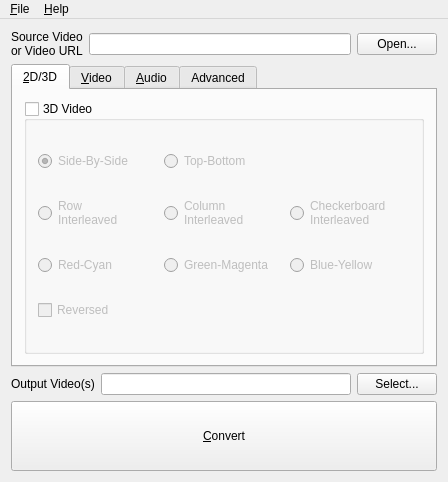
<?xml version="1.0" encoding="UTF-8"?>
<ui version="4.0">
 <class>Q3DSEncodeGUI</class>
 <widget class="QMainWindow" name="Q3DSEncodeGUI">
  <property name="geometry">
   <rect>
    <x>0</x>
    <y>0</y>
    <width>431</width>
    <height>482</height>
   </rect>
  </property>
  <property name="acceptDrops">
   <bool>true</bool>
  </property>
  <property name="windowTitle">
   <string>3DSEncodeGUI</string>
  </property>
  <property name="locale">
   <locale language="English" country="UnitedStates"/>
  </property>
  <widget class="QWidget" name="centralWidget">
   <layout class="QVBoxLayout" name="verticalLayout">
    <item>
     <layout class="QHBoxLayout" name="hlSourceVideo">
      <property name="sizeConstraint">
       <enum>QLayout::SetDefaultConstraint</enum>
      </property>
      <item>
       <widget class="QLabel" name="lblSourceVideo">
        <property name="sizePolicy">
         <sizepolicy hsizetype="Preferred" vsizetype="Preferred">
          <horstretch>0</horstretch>
          <verstretch>0</verstretch>
         </sizepolicy>
        </property>
        <property name="text">
         <string>Source Video
or Video URL</string>
        </property>
       </widget>
      </item>
      <item>
       <widget class="QLineEdit" name="txtSourceVideo"/>
      </item>
      <item>
       <widget class="QPushButton" name="btnSourceVideo">
        <property name="sizePolicy">
         <sizepolicy hsizetype="Fixed" vsizetype="Fixed">
          <horstretch>0</horstretch>
          <verstretch>0</verstretch>
         </sizepolicy>
        </property>
        <property name="text">
         <string>Open...</string>
        </property>
       </widget>
      </item>
     </layout>
    </item>
    <item>
     <widget class="QTabWidget" name="twOptions">
      <property name="sizePolicy">
       <sizepolicy hsizetype="MinimumExpanding" vsizetype="MinimumExpanding">
        <horstretch>0</horstretch>
        <verstretch>0</verstretch>
       </sizepolicy>
      </property>
      <property name="currentIndex">
       <number>0</number>
      </property>
      <widget class="QWidget" name="tab2D3D">
       <attribute name="title">
        <string>&amp;2D/3D</string>
       </attribute>
       <layout class="QVBoxLayout" name="verticalLayout_2">
        <item>
         <widget class="QGroupBox" name="gbVideoType">
          <property name="enabled">
           <bool>true</bool>
          </property>
          <property name="sizePolicy">
           <sizepolicy hsizetype="MinimumExpanding" vsizetype="MinimumExpanding">
            <horstretch>0</horstretch>
            <verstretch>0</verstretch>
           </sizepolicy>
          </property>
          <property name="minimumSize">
           <size>
            <width>400</width>
            <height>0</height>
           </size>
          </property>
          <property name="title">
           <string>3D Video</string>
          </property>
          <property name="checkable">
           <bool>true</bool>
          </property>
          <property name="checked">
           <bool>false</bool>
          </property>
          <layout class="QGridLayout" name="gridLayout">
           <item row="0" column="0">
            <widget class="QRadioButton" name="radSideBySide">
             <property name="text">
              <string>Side-By-Side</string>
             </property>
             <property name="checked">
              <bool>true</bool>
             </property>
            </widget>
           </item>
           <item row="0" column="1">
            <widget class="QRadioButton" name="radTopBottom">
             <property name="text">
              <string>Top-Bottom</string>
             </property>
            </widget>
           </item>
           <item row="1" column="0">
            <widget class="QRadioButton" name="radRowInterleaved">
             <property name="enabled">
              <bool>false</bool>
             </property>
             <property name="text">
              <string>Row
Interleaved</string>
             </property>
             <property name="checkable">
              <bool>true</bool>
             </property>
            </widget>
           </item>
           <item row="1" column="1">
            <widget class="QRadioButton" name="radColumnInterleaved">
             <property name="enabled">
              <bool>false</bool>
             </property>
             <property name="text">
              <string>Column
Interleaved</string>
             </property>
             <property name="checkable">
              <bool>true</bool>
             </property>
            </widget>
           </item>
           <item row="1" column="2">
            <widget class="QRadioButton" name="radCheckerboardInterleaved">
             <property name="enabled">
              <bool>false</bool>
             </property>
             <property name="text">
              <string>Checkerboard
Interleaved</string>
             </property>
             <property name="checkable">
              <bool>true</bool>
             </property>
            </widget>
           </item>
           <item row="2" column="0">
            <widget class="QRadioButton" name="radRedCyan">
             <property name="text">
              <string>Red-Cyan</string>
             </property>
            </widget>
           </item>
           <item row="2" column="1">
            <widget class="QRadioButton" name="radGreenMagenta">
             <property name="text">
              <string>Green-Magenta</string>
             </property>
            </widget>
           </item>
           <item row="2" column="2">
            <widget class="QRadioButton" name="radBlueYellow">
             <property name="text">
              <string>Blue-Yellow</string>
             </property>
            </widget>
           </item>
           <item row="3" column="0">
            <widget class="QCheckBox" name="chkReversed">
             <property name="text">
              <string>Reversed</string>
             </property>
            </widget>
           </item>
          </layout>
         </widget>
        </item>
       </layout>
      </widget>
      <widget class="QWidget" name="tabVideo">
       <attribute name="title">
        <string>&amp;Video</string>
       </attribute>
       <layout class="QVBoxLayout" name="verticalLayout_7">
        <item>
         <layout class="QHBoxLayout" name="hlVideo">
          <item>
           <layout class="QVBoxLayout" name="vlCompressionFPSResolution">
            <property name="topMargin">
             <number>0</number>
            </property>
            <property name="bottomMargin">
             <number>0</number>
            </property>
            <item>
             <spacer name="vsVideoTop">
              <property name="orientation">
               <enum>Qt::Vertical</enum>
              </property>
              <property name="sizeHint" stdset="0">
               <size>
                <width>20</width>
                <height>40</height>
               </size>
              </property>
             </spacer>
            </item>
            <item>
             <layout class="QHBoxLayout" name="hlCompression">
              <item>
               <widget class="QLabel" name="lblCompression">
                <property name="sizePolicy">
                 <sizepolicy hsizetype="Fixed" vsizetype="Preferred">
                  <horstretch>0</horstretch>
                  <verstretch>0</verstretch>
                 </sizepolicy>
                </property>
                <property name="minimumSize">
                 <size>
                  <width>50</width>
                  <height>0</height>
                 </size>
                </property>
                <property name="text">
                 <string>Compression</string>
                </property>
               </widget>
              </item>
              <item>
               <widget class="QSpinBox" name="spnCompression">
                <property name="sizePolicy">
                 <sizepolicy hsizetype="Fixed" vsizetype="Fixed">
                  <horstretch>0</horstretch>
                  <verstretch>0</verstretch>
                 </sizepolicy>
                </property>
                <property name="minimumSize">
                 <size>
                  <width>80</width>
                  <height>0</height>
                 </size>
                </property>
                <property name="minimum">
                 <number>1</number>
                </property>
                <property name="maximum">
                 <number>31</number>
                </property>
                <property name="value">
                 <number>10</number>
                </property>
               </widget>
              </item>
             </layout>
            </item>
            <item>
             <layout class="QVBoxLayout" name="vlCompressionSlider">
              <property name="topMargin">
               <number>0</number>
              </property>
              <property name="bottomMargin">
               <number>0</number>
              </property>
              <item>
               <widget class="QSlider" name="sldQuality">
                <property name="styleSheet">
                 <string notr="true"/>
                </property>
                <property name="minimum">
                 <number>1</number>
                </property>
                <property name="maximum">
                 <number>31</number>
                </property>
                <property name="pageStep">
                 <number>3</number>
                </property>
                <property name="value">
                 <number>10</number>
                </property>
                <property name="orientation">
                 <enum>Qt::Horizontal</enum>
                </property>
                <property name="tickPosition">
                 <enum>QSlider::TicksBelow</enum>
                </property>
                <property name="tickInterval">
                 <number>30</number>
                </property>
               </widget>
              </item>
              <item>
               <layout class="QHBoxLayout" name="hlCompressionSliderLabels">
                <property name="topMargin">
                 <number>0</number>
                </property>
                <property name="bottomMargin">
                 <number>0</number>
                </property>
                <item>
                 <widget class="QLabel" name="lblCompressionBestQuality">
                  <property name="text">
                   <string>Best Quality</string>
                  </property>
                 </widget>
                </item>
                <item>
                 <spacer name="hsCompressionCenter">
                  <property name="orientation">
                   <enum>Qt::Horizontal</enum>
                  </property>
                  <property name="sizeHint" stdset="0">
                   <size>
                    <width>40</width>
                    <height>20</height>
                   </size>
                  </property>
                 </spacer>
                </item>
                <item>
                 <widget class="QLabel" name="lblCompressionSmallerSize">
                  <property name="text">
                   <string>Smaller size</string>
                  </property>
                 </widget>
                </item>
               </layout>
              </item>
             </layout>
            </item>
            <item>
             <spacer name="vsVideoCenter">
              <property name="orientation">
               <enum>Qt::Vertical</enum>
              </property>
              <property name="sizeHint" stdset="0">
               <size>
                <width>20</width>
                <height>40</height>
               </size>
              </property>
             </spacer>
            </item>
            <item>
             <layout class="QFormLayout" name="flFPSResolution">
              <property name="fieldGrowthPolicy">
               <enum>QFormLayout::ExpandingFieldsGrow</enum>
              </property>
              <property name="labelAlignment">
               <set>Qt::AlignRight|Qt::AlignTrailing|Qt::AlignVCenter</set>
              </property>
              <property name="formAlignment">
               <set>Qt::AlignCenter</set>
              </property>
              <item row="0" column="0">
               <widget class="QLabel" name="lblFPS">
                <property name="sizePolicy">
                 <sizepolicy hsizetype="Preferred" vsizetype="Preferred">
                  <horstretch>0</horstretch>
                  <verstretch>0</verstretch>
                 </sizepolicy>
                </property>
                <property name="minimumSize">
                 <size>
                  <width>0</width>
                  <height>0</height>
                 </size>
                </property>
                <property name="text">
                 <string>FPS</string>
                </property>
               </widget>
              </item>
              <item row="0" column="1">
               <widget class="QComboBox" name="cmbFPS">
                <property name="sizePolicy">
                 <sizepolicy hsizetype="Fixed" vsizetype="Fixed">
                  <horstretch>0</horstretch>
                  <verstretch>0</verstretch>
                 </sizepolicy>
                </property>
                <property name="minimumSize">
                 <size>
                  <width>92</width>
                  <height>0</height>
                 </size>
                </property>
                <property name="editable">
                 <bool>true</bool>
                </property>
                <property name="currentIndex">
                 <number>3</number>
                </property>
                <property name="insertPolicy">
                 <enum>QComboBox::InsertAlphabetically</enum>
                </property>
                <item>
                 <property name="text">
                  <string>10fps</string>
                 </property>
                </item>
                <item>
                 <property name="text">
                  <string>12fps</string>
                 </property>
                </item>
                <item>
                 <property name="text">
                  <string>15fps</string>
                 </property>
                </item>
                <item>
                 <property name="text">
                  <string>20fps</string>
                 </property>
                </item>
                <item>
                 <property name="text">
                  <string>24fps</string>
                 </property>
                </item>
               </widget>
              </item>
              <item row="1" column="0">
               <widget class="QLabel" name="lblResolution">
                <property name="text">
                 <string>Resolution</string>
                </property>
               </widget>
              </item>
              <item row="1" column="1">
               <widget class="QComboBox" name="cmbResolution">
                <property name="minimumSize">
                 <size>
                  <width>92</width>
                  <height>0</height>
                 </size>
                </property>
                <property name="currentIndex">
                 <number>1</number>
                </property>
                <item>
                 <property name="text">
                  <string>400x240</string>
                 </property>
                </item>
                <item>
                 <property name="text">
                  <string>480x240</string>
                 </property>
                </item>
               </widget>
              </item>
             </layout>
            </item>
            <item>
             <spacer name="vsVideoBottom">
              <property name="orientation">
               <enum>Qt::Vertical</enum>
              </property>
              <property name="sizeHint" stdset="0">
               <size>
                <width>20</width>
                <height>40</height>
               </size>
              </property>
             </spacer>
            </item>
           </layout>
          </item>
          <item>
           <widget class="QGroupBox" name="gbCrop">
            <property name="sizePolicy">
             <sizepolicy hsizetype="MinimumExpanding" vsizetype="Preferred">
              <horstretch>0</horstretch>
              <verstretch>0</verstretch>
             </sizepolicy>
            </property>
            <property name="minimumSize">
             <size>
              <width>152</width>
              <height>141</height>
             </size>
            </property>
            <property name="title">
             <string>Crop</string>
            </property>
            <property name="alignment">
             <set>Qt::AlignCenter</set>
            </property>
            <property name="checkable">
             <bool>true</bool>
            </property>
            <property name="checked">
             <bool>false</bool>
            </property>
            <layout class="QFormLayout" name="formLayout_2">
             <property name="formAlignment">
              <set>Qt::AlignCenter</set>
             </property>
             <item row="0" column="0">
              <widget class="QLabel" name="lblTop">
               <property name="text">
                <string>Top</string>
               </property>
              </widget>
             </item>
             <item row="0" column="1">
              <widget class="QSpinBox" name="spnCropTop">
               <property name="suffix">
                <string>px</string>
               </property>
               <property name="maximum">
                <number>10000</number>
               </property>
              </widget>
             </item>
             <item row="1" column="0">
              <widget class="QLabel" name="lblRight">
               <property name="text">
                <string>Right</string>
               </property>
              </widget>
             </item>
             <item row="1" column="1">
              <widget class="QSpinBox" name="spnCropRight">
               <property name="suffix">
                <string>px</string>
               </property>
               <property name="maximum">
                <number>10000</number>
               </property>
              </widget>
             </item>
             <item row="2" column="0">
              <widget class="QLabel" name="lblBottom">
               <property name="text">
                <string>Bottom</string>
               </property>
              </widget>
             </item>
             <item row="2" column="1">
              <widget class="QSpinBox" name="spnCropBottom">
               <property name="suffix">
                <string>px</string>
               </property>
               <property name="maximum">
                <number>10000</number>
               </property>
              </widget>
             </item>
             <item row="3" column="0">
              <widget class="QLabel" name="lblLeft">
               <property name="text">
                <string>Left</string>
               </property>
              </widget>
             </item>
             <item row="3" column="1">
              <widget class="QSpinBox" name="spnCropLeft">
               <property name="suffix">
                <string>px</string>
               </property>
               <property name="maximum">
                <number>10000</number>
               </property>
              </widget>
             </item>
            </layout>
           </widget>
          </item>
         </layout>
        </item>
       </layout>
      </widget>
      <widget class="QWidget" name="tabAudio">
       <attribute name="title">
        <string>&amp;Audio</string>
       </attribute>
       <layout class="QVBoxLayout" name="verticalLayout_4">
        <item>
         <layout class="QHBoxLayout" name="hlAudio">
          <item>
           <spacer name="hsAudioLeft">
            <property name="orientation">
             <enum>Qt::Horizontal</enum>
            </property>
            <property name="sizeHint" stdset="0">
             <size>
              <width>40</width>
              <height>20</height>
             </size>
            </property>
           </spacer>
          </item>
          <item>
           <layout class="QGridLayout" name="glAudio">
            <item row="0" column="0">
             <widget class="QLabel" name="lblSampleRate">
              <property name="minimumSize">
               <size>
                <width>88</width>
                <height>16</height>
               </size>
              </property>
              <property name="text">
               <string>Sample Rate</string>
              </property>
             </widget>
            </item>
            <item row="0" column="1">
             <widget class="QComboBox" name="cmbSampleRate">
              <property name="sizePolicy">
               <sizepolicy hsizetype="Preferred" vsizetype="Fixed">
                <horstretch>0</horstretch>
                <verstretch>0</verstretch>
               </sizepolicy>
              </property>
              <property name="editable">
               <bool>false</bool>
              </property>
              <property name="currentIndex">
               <number>1</number>
              </property>
              <property name="insertPolicy">
               <enum>QComboBox::InsertAlphabetically</enum>
              </property>
              <item>
               <property name="text">
                <string>22.05KHz</string>
               </property>
              </item>
              <item>
               <property name="text">
                <string>44.1KHz</string>
               </property>
              </item>
              <item>
               <property name="text">
                <string>48KHz</string>
               </property>
              </item>
              <item>
               <property name="text">
                <string>96KHz</string>
               </property>
              </item>
             </widget>
            </item>
            <item row="1" column="0">
             <widget class="QLabel" name="lblAudioBitrate">
              <property name="text">
               <string>Bitrate</string>
              </property>
             </widget>
            </item>
            <item row="1" column="1">
             <widget class="QComboBox" name="cmbAudioBitrate">
              <property name="editable">
               <bool>true</bool>
              </property>
              <property name="currentIndex">
               <number>0</number>
              </property>
              <item>
               <property name="text">
                <string>64Kbps</string>
               </property>
              </item>
              <item>
               <property name="text">
                <string>96Kbps</string>
               </property>
              </item>
              <item>
               <property name="text">
                <string>128Kbps</string>
               </property>
              </item>
              <item>
               <property name="text">
                <string>196Kbps</string>
               </property>
              </item>
             </widget>
            </item>
            <item row="2" column="0">
             <widget class="QLabel" name="lblChannels">
              <property name="text">
               <string>Channels</string>
              </property>
             </widget>
            </item>
            <item row="2" column="1">
             <widget class="QComboBox" name="cmbChannels">
              <property name="currentIndex">
               <number>1</number>
              </property>
              <property name="frame">
               <bool>true</bool>
              </property>
              <item>
               <property name="text">
                <string>1 - Mono</string>
               </property>
              </item>
              <item>
               <property name="text">
                <string>2 - Stereo</string>
               </property>
              </item>
             </widget>
            </item>
           </layout>
          </item>
          <item>
           <spacer name="hsAudioRight">
            <property name="orientation">
             <enum>Qt::Horizontal</enum>
            </property>
            <property name="sizeHint" stdset="0">
             <size>
              <width>40</width>
              <height>20</height>
             </size>
            </property>
           </spacer>
          </item>
         </layout>
        </item>
       </layout>
      </widget>
      <widget class="QWidget" name="tabAdvanced">
       <attribute name="title">
        <string>Advanced</string>
       </attribute>
       <layout class="QVBoxLayout" name="verticalLayout_5">
        <item>
         <spacer name="vsAdvancedTop">
          <property name="orientation">
           <enum>Qt::Vertical</enum>
          </property>
          <property name="sizeHint" stdset="0">
           <size>
            <width>20</width>
            <height>40</height>
           </size>
          </property>
         </spacer>
        </item>
        <item>
         <layout class="QVBoxLayout" name="vlAdvanced">
          <item>
           <layout class="QFormLayout" name="formLayout">
            <property name="labelAlignment">
             <set>Qt::AlignRight|Qt::AlignTrailing|Qt::AlignVCenter</set>
            </property>
            <property name="formAlignment">
             <set>Qt::AlignCenter</set>
            </property>
            <item row="0" column="0">
             <widget class="QLabel" name="lblCreated">
              <property name="minimumSize">
               <size>
                <width>31</width>
                <height>0</height>
               </size>
              </property>
              <property name="text">
               <string>Date</string>
              </property>
             </widget>
            </item>
            <item row="0" column="1">
             <widget class="QDateTimeEdit" name="datCreated">
              <property name="displayFormat">
               <string>yyyy-MM-dd hh:mm</string>
              </property>
              <property name="calendarPopup">
               <bool>true</bool>
              </property>
             </widget>
            </item>
            <item row="1" column="0">
             <widget class="QLabel" name="lblThreads">
              <property name="text">
               <string>Threads</string>
              </property>
             </widget>
            </item>
            <item row="1" column="1">
             <widget class="QComboBox" name="cmbThreads">
              <property name="minimumSize">
               <size>
                <width>151</width>
                <height>0</height>
               </size>
              </property>
             </widget>
            </item>
           </layout>
          </item>
          <item>
           <layout class="QHBoxLayout" name="hlAdvanced">
            <item>
             <spacer name="hsSplitLeft">
              <property name="orientation">
               <enum>Qt::Horizontal</enum>
              </property>
              <property name="sizeHint" stdset="0">
               <size>
                <width>40</width>
                <height>20</height>
               </size>
              </property>
             </spacer>
            </item>
            <item>
             <widget class="QCheckBox" name="chkSplit">
              <property name="enabled">
               <bool>false</bool>
              </property>
              <property name="text">
               <string>Split in 10 minute videos</string>
              </property>
              <property name="checked">
               <bool>true</bool>
              </property>
             </widget>
            </item>
            <item>
             <spacer name="hsSplitRight">
              <property name="orientation">
               <enum>Qt::Horizontal</enum>
              </property>
              <property name="sizeHint" stdset="0">
               <size>
                <width>40</width>
                <height>20</height>
               </size>
              </property>
             </spacer>
            </item>
           </layout>
          </item>
         </layout>
        </item>
        <item>
         <spacer name="vsAdvancedBottom">
          <property name="orientation">
           <enum>Qt::Vertical</enum>
          </property>
          <property name="sizeHint" stdset="0">
           <size>
            <width>20</width>
            <height>40</height>
           </size>
          </property>
         </spacer>
        </item>
       </layout>
      </widget>
     </widget>
    </item>
    <item>
     <layout class="QHBoxLayout" name="hlOutputVideo">
      <property name="sizeConstraint">
       <enum>QLayout::SetFixedSize</enum>
      </property>
      <item>
       <widget class="QLabel" name="lblOutputVideo">
        <property name="sizePolicy">
         <sizepolicy hsizetype="Preferred" vsizetype="Preferred">
          <horstretch>0</horstretch>
          <verstretch>0</verstretch>
         </sizepolicy>
        </property>
        <property name="text">
         <string>Output Video(s)</string>
        </property>
       </widget>
      </item>
      <item>
       <widget class="QLineEdit" name="txtOutputVideo"/>
      </item>
      <item>
       <widget class="QPushButton" name="btnOutputVideo">
        <property name="sizePolicy">
         <sizepolicy hsizetype="Fixed" vsizetype="Fixed">
          <horstretch>0</horstretch>
          <verstretch>0</verstretch>
         </sizepolicy>
        </property>
        <property name="text">
         <string>Select...</string>
        </property>
       </widget>
      </item>
     </layout>
    </item>
    <item>
     <widget class="QPushButton" name="btnConvert">
      <property name="sizePolicy">
       <sizepolicy hsizetype="Minimum" vsizetype="Fixed">
        <horstretch>0</horstretch>
        <verstretch>0</verstretch>
       </sizepolicy>
      </property>
      <property name="minimumSize">
       <size>
        <width>0</width>
        <height>70</height>
       </size>
      </property>
      <property name="text">
       <string>&amp;Convert</string>
      </property>
     </widget>
    </item>
   </layout>
  </widget>
  <widget class="QMenuBar" name="menuBar">
   <property name="geometry">
    <rect>
     <x>0</x>
     <y>0</y>
     <width>431</width>
     <height>21</height>
    </rect>
   </property>
   <widget class="QMenu" name="menuFile">
    <property name="title">
     <string>&amp;File</string>
    </property>
    <addaction name="actionOpen"/>
    <addaction name="actionSaveTo"/>
    <addaction name="actionConvert"/>
    <addaction name="separator"/>
    <addaction name="actionQuit"/>
   </widget>
   <widget class="QMenu" name="menuHelp">
    <property name="title">
     <string>&amp;Help</string>
    </property>
    <addaction name="actionTutorial"/>
    <addaction name="actionLanguage"/>
    <addaction name="actionAbout"/>
   </widget>
   <addaction name="menuFile"/>
   <addaction name="menuHelp"/>
  </widget>
  <action name="actionOpen">
   <property name="text">
    <string>&amp;Open...</string>
   </property>
   <property name="toolTip">
    <string>Open source video file</string>
   </property>
   <property name="shortcut">
    <string>Ctrl+O</string>
   </property>
  </action>
  <action name="actionSaveTo">
   <property name="text">
    <string>&amp;Save to...</string>
   </property>
   <property name="toolTip">
    <string>Set output video file</string>
   </property>
   <property name="shortcut">
    <string>Ctrl+S</string>
   </property>
  </action>
  <action name="actionConvert">
   <property name="text">
    <string>&amp;Convert</string>
   </property>
   <property name="toolTip">
    <string>Start convertion process</string>
   </property>
   <property name="shortcut">
    <string>Ctrl+T</string>
   </property>
  </action>
  <action name="actionQuit">
   <property name="text">
    <string>&amp;Quit</string>
   </property>
   <property name="toolTip">
    <string>Close the application</string>
   </property>
   <property name="shortcut">
    <string>Ctrl+Q</string>
   </property>
  </action>
  <action name="actionTutorial">
   <property name="enabled">
    <bool>true</bool>
   </property>
   <property name="text">
    <string>&amp;Tutorial</string>
   </property>
   <property name="toolTip">
    <string>Open the program tutorial</string>
   </property>
  </action>
  <action name="actionLanguage">
   <property name="text">
    <string>&amp;Language</string>
   </property>
   <property name="toolTip">
    <string>Change the program language</string>
   </property>
   <property name="shortcut">
    <string>Ctrl+L</string>
   </property>
  </action>
  <action name="actionAbout">
   <property name="text">
    <string>&amp;About</string>
   </property>
   <property name="toolTip">
    <string>About 3DSEncoderGUI</string>
   </property>
  </action>
 </widget>
 <layoutdefault spacing="6" margin="11"/>
 <tabstops>
  <tabstop>txtSourceVideo</tabstop>
  <tabstop>btnSourceVideo</tabstop>
  <tabstop>twOptions</tabstop>
  <tabstop>gbVideoType</tabstop>
  <tabstop>radSideBySide</tabstop>
  <tabstop>radTopBottom</tabstop>
  <tabstop>radRowInterleaved</tabstop>
  <tabstop>radColumnInterleaved</tabstop>
  <tabstop>radCheckerboardInterleaved</tabstop>
  <tabstop>chkReversed</tabstop>
  <tabstop>spnCompression</tabstop>
  <tabstop>sldQuality</tabstop>
  <tabstop>gbCrop</tabstop>
  <tabstop>spnCropTop</tabstop>
  <tabstop>spnCropRight</tabstop>
  <tabstop>spnCropBottom</tabstop>
  <tabstop>spnCropLeft</tabstop>
  <tabstop>cmbSampleRate</tabstop>
  <tabstop>cmbAudioBitrate</tabstop>
  <tabstop>cmbChannels</tabstop>
  <tabstop>txtOutputVideo</tabstop>
  <tabstop>btnOutputVideo</tabstop>
  <tabstop>btnConvert</tabstop>
 </tabstops>
 <resources/>
 <connections>
  <connection>
   <sender>actionQuit</sender>
   <signal>triggered()</signal>
   <receiver>Q3DSEncodeGUI</receiver>
   <slot>close()</slot>
   <hints>
    <hint type="sourcelabel">
     <x>-1</x>
     <y>-1</y>
    </hint>
    <hint type="destinationlabel">
     <x>199</x>
     <y>149</y>
    </hint>
   </hints>
  </connection>
  <connection>
   <sender>btnSourceVideo</sender>
   <signal>clicked()</signal>
   <receiver>actionOpen</receiver>
   <slot>trigger()</slot>
   <hints>
    <hint type="sourcelabel">
     <x>389</x>
     <y>37</y>
    </hint>
    <hint type="destinationlabel">
     <x>-1</x>
     <y>-1</y>
    </hint>
   </hints>
  </connection>
  <connection>
   <sender>btnOutputVideo</sender>
   <signal>clicked()</signal>
   <receiver>actionSaveTo</receiver>
   <slot>trigger()</slot>
   <hints>
    <hint type="sourcelabel">
     <x>386</x>
     <y>355</y>
    </hint>
    <hint type="destinationlabel">
     <x>-1</x>
     <y>-1</y>
    </hint>
   </hints>
  </connection>
  <connection>
   <sender>sldQuality</sender>
   <signal>valueChanged(int)</signal>
   <receiver>spnCompression</receiver>
   <slot>setValue(int)</slot>
   <hints>
    <hint type="sourcelabel">
     <x>151</x>
     <y>192</y>
    </hint>
    <hint type="destinationlabel">
     <x>146</x>
     <y>134</y>
    </hint>
   </hints>
  </connection>
  <connection>
   <sender>spnCompression</sender>
   <signal>valueChanged(int)</signal>
   <receiver>sldQuality</receiver>
   <slot>setValue(int)</slot>
   <hints>
    <hint type="sourcelabel">
     <x>158</x>
     <y>124</y>
    </hint>
    <hint type="destinationlabel">
     <x>150</x>
     <y>187</y>
    </hint>
   </hints>
  </connection>
  <connection>
   <sender>btnConvert</sender>
   <signal>clicked()</signal>
   <receiver>actionConvert</receiver>
   <slot>trigger()</slot>
   <hints>
    <hint type="sourcelabel">
     <x>215</x>
     <y>407</y>
    </hint>
    <hint type="destinationlabel">
     <x>-1</x>
     <y>-1</y>
    </hint>
   </hints>
  </connection>
 </connections>
</ui>
